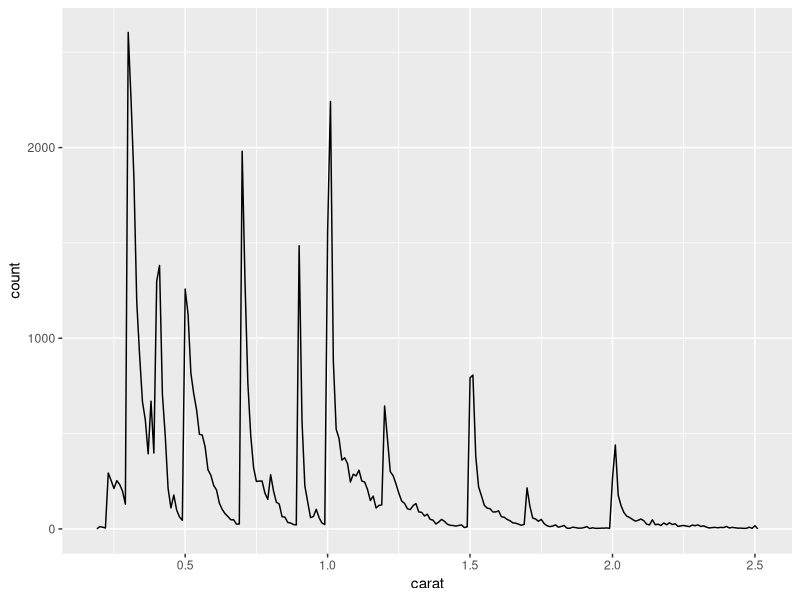
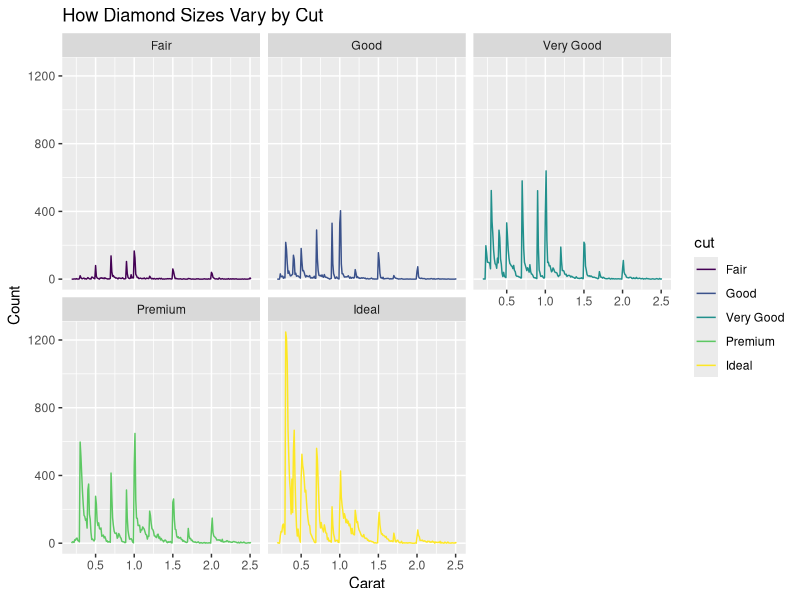
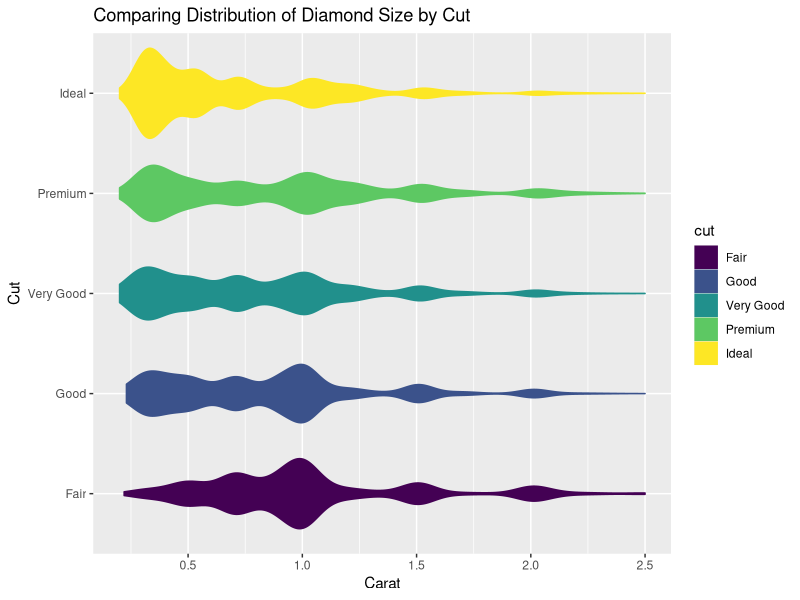
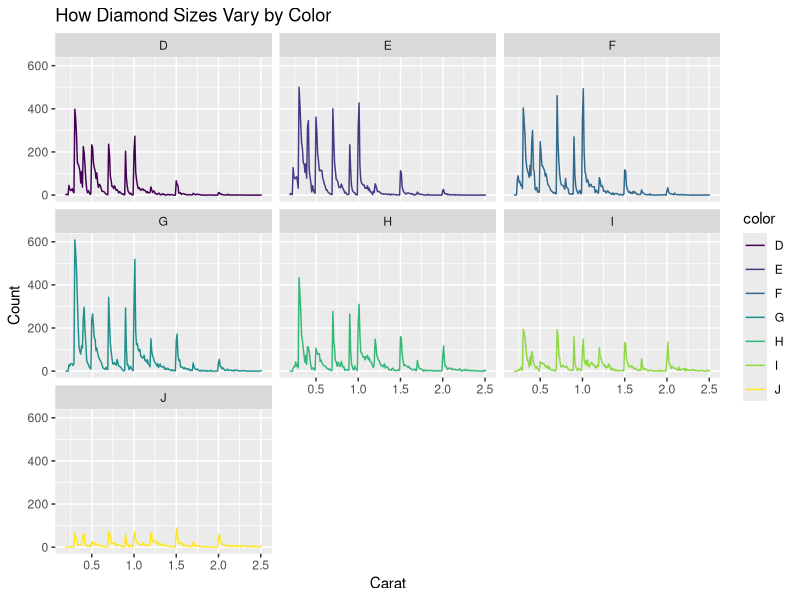
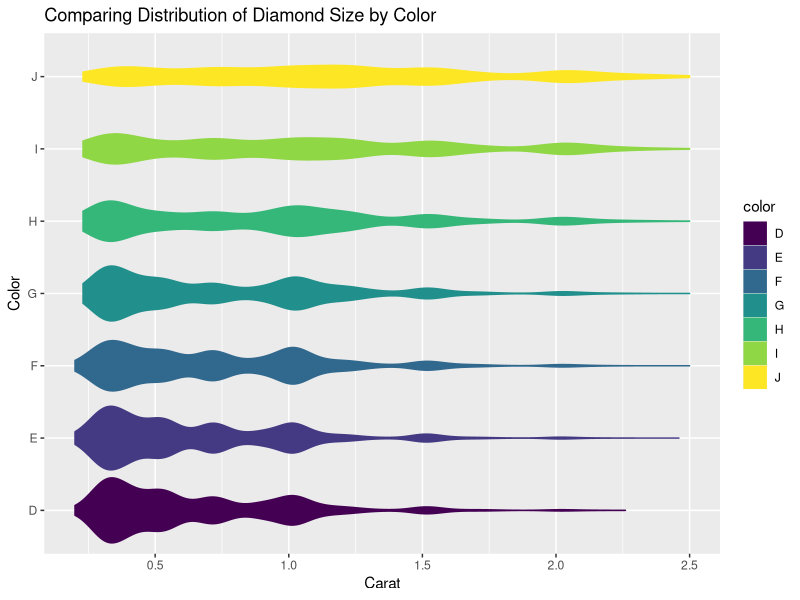
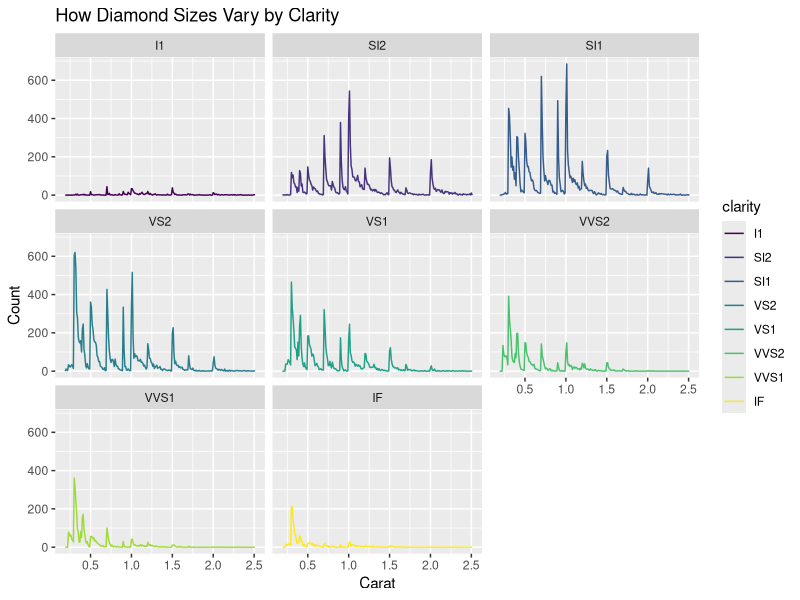
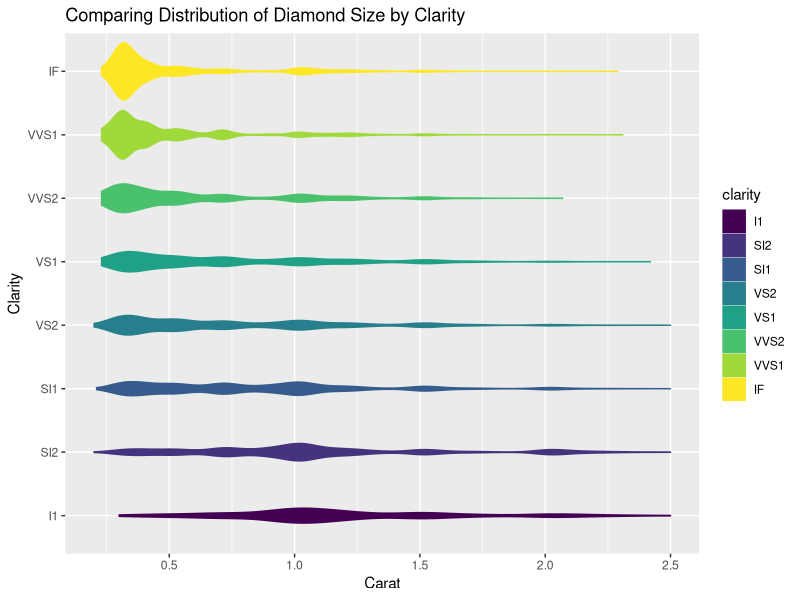

These figures' R source, in order:
## ---- chunk 1
library(ggplot2)
library(dplyr)

knitr::opts_chunk$set(echo=FALSE)

smaller <- diamonds %>% 
  filter(carat <= 2.5)
## ---- chunk 2
smaller %>% 
  ggplot(aes(carat)) + 
  geom_freqpoly(binwidth = 0.01)
## ---- chunk 3
smaller %>% 
  ggplot(aes(x=carat, color=cut)) + 
    geom_freqpoly(binwidth = 0.01) +
    facet_wrap(~cut) +
    labs(x="Carat",y="Count",title="How Diamond Sizes Vary by Cut")

smaller %>%
  ggplot(aes(x=carat, y=cut, color=cut, fill=cut)) +
    geom_violin() +
    labs(x="Carat",y="Cut",title="Comparing Distribution of Diamond Size by Cut")

## ---- chunk 4
smaller %>% 
  ggplot(aes(x=carat, color=color)) + 
    geom_freqpoly(binwidth = 0.01) +
    facet_wrap(~color) +
    labs(x="Carat",y="Count",title="How Diamond Sizes Vary by Color")

smaller %>%
  ggplot(aes(x=carat, y=color, color=color, fill=color)) +
    geom_violin() +
    labs(x="Carat",y="Color",title="Comparing Distribution of Diamond Size by Color")
## ---- chunk 5
smaller %>% 
  ggplot(aes(x=carat, color=clarity)) + 
    geom_freqpoly(binwidth = 0.01) +
    facet_wrap(~clarity) +
    labs(x="Carat",y="Count",title="How Diamond Sizes Vary by Clarity")

smaller %>%
  ggplot(aes(x=carat, y=clarity, color=clarity, fill=clarity)) +
    geom_violin() +
    labs(x="Carat",y="Clarity",title="Comparing Distribution of Diamond Size by Clarity")
